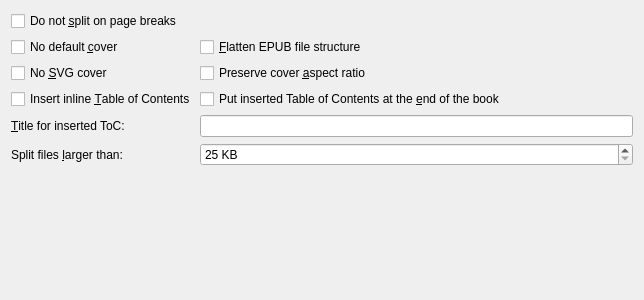
<?xml version="1.0" encoding="UTF-8"?>
<ui version="4.0">
 <class>Form</class>
 <widget class="QWidget" name="Form">
  <property name="geometry">
   <rect>
    <x>0</x>
    <y>0</y>
    <width>644</width>
    <height>300</height>
   </rect>
  </property>
  <property name="windowTitle">
   <string>Form</string>
  </property>
  <layout class="QGridLayout" name="gridLayout">
   <item row="2" column="1">
    <widget class="QCheckBox" name="opt_preserve_cover_aspect_ratio">
     <property name="text">
      <string>Preserve cover &amp;aspect ratio</string>
     </property>
    </widget>
   </item>
   <item row="5" column="0">
    <widget class="QLabel" name="label">
     <property name="text">
      <string>Split files &amp;larger than:</string>
     </property>
     <property name="buddy">
      <cstring>opt_flow_size</cstring>
     </property>
    </widget>
   </item>
   <item row="5" column="1">
    <widget class="QSpinBox" name="opt_flow_size">
     <property name="suffix">
      <string> KB</string>
     </property>
     <property name="minimum">
      <number>25</number>
     </property>
     <property name="maximum">
      <number>1000000</number>
     </property>
     <property name="singleStep">
      <number>20</number>
     </property>
    </widget>
   </item>
   <item row="6" column="0">
    <spacer name="verticalSpacer">
     <property name="orientation">
      <enum>Qt::Vertical</enum>
     </property>
     <property name="sizeHint" stdset="0">
      <size>
       <width>20</width>
       <height>262</height>
      </size>
     </property>
    </spacer>
   </item>
   <item row="1" column="0">
    <widget class="QCheckBox" name="opt_no_default_epub_cover">
     <property name="text">
      <string>No default &amp;cover</string>
     </property>
    </widget>
   </item>
   <item row="2" column="0">
    <widget class="QCheckBox" name="opt_no_svg_cover">
     <property name="text">
      <string>No &amp;SVG cover</string>
     </property>
    </widget>
   </item>
   <item row="3" column="0">
    <widget class="QCheckBox" name="opt_epub_inline_toc">
     <property name="text">
      <string>Insert inline &amp;Table of Contents</string>
     </property>
    </widget>
   </item>
   <item row="0" column="0" colspan="2">
    <widget class="QCheckBox" name="opt_dont_split_on_page_breaks">
     <property name="text">
      <string>Do not &amp;split on page breaks</string>
     </property>
    </widget>
   </item>
   <item row="3" column="1">
    <widget class="QCheckBox" name="opt_epub_toc_at_end">
     <property name="text">
      <string>Put inserted Table of Contents at the &amp;end of the book</string>
     </property>
    </widget>
   </item>
   <item row="1" column="1">
    <widget class="QCheckBox" name="opt_epub_flatten">
     <property name="text">
      <string>&amp;Flatten EPUB file structure</string>
     </property>
    </widget>
   </item>
   <item row="4" column="0">
    <widget class="QLabel" name="label_2">
     <property name="text">
      <string>&amp;Title for inserted ToC:</string>
     </property>
     <property name="buddy">
      <cstring>opt_toc_title</cstring>
     </property>
    </widget>
   </item>
   <item row="4" column="1">
    <widget class="QLineEdit" name="opt_toc_title"/>
   </item>
  </layout>
 </widget>
 <resources/>
 <connections>
  <connection>
   <sender>opt_no_svg_cover</sender>
   <signal>toggled(bool)</signal>
   <receiver>opt_preserve_cover_aspect_ratio</receiver>
   <slot>setDisabled(bool)</slot>
   <hints>
    <hint type="sourcelabel">
     <x>81</x>
     <y>73</y>
    </hint>
    <hint type="destinationlabel">
     <x>237</x>
     <y>68</y>
    </hint>
   </hints>
  </connection>
 </connections>
</ui>
